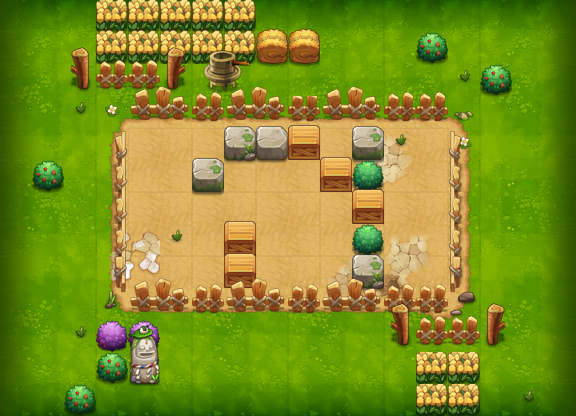

Below is a game level as drawn by its tile map, then a one-line description and the .tmx that defines it (tile-layer data replaced by summaries):
An orthogonal 18x13 tile map with 32x32 px tiles, 13 tile layers (PASS, 块层 2, 块层 13, 块层 4, ...) and 2 objects (PLAYER, tqm3).

<map version="1.0" orientation="orthogonal" width="18" height="13" tilewidth="32" tileheight="32">
 <properties>
  <property name="DESTRY1" value="149" />
  <property name="DESTRY2" value="224" />
  <property name="DESTRY3" value="144" />
  <property name="DESTRY4" value="177" />
  <property name="DESTRY5" value="141" />
  <property name="DESTRY6" value="170" />
  <property name="DESTRY7" value="173" />
  <property name="DESTRY_COUNT" value="7" />
  <property name="EXP" value="65" />
  <property name="ITEM" value="D001" />
  <property name="MONEY" value="98" />
 </properties>
 <tileset firstgid="1" name="xzdxc" tilewidth="32" tileheight="32">
  <image source="xzdxc.png" width="500" height="1024" />
 </tileset>
 <layer name="PASS" width="18" height="13">
  <data>[234 cells, 196 non-empty, 41 distinct tile ids]</data>
 </layer>
 <layer name="块层 2" width="18" height="13">
  <data>[234 cells, 84 non-empty, 23 distinct tile ids]</data>
 </layer>
 <layer name="块层 13" width="18" height="13">
  <data>[234 cells, 26 non-empty, 25 distinct tile ids]</data>
 </layer>
 <layer name="块层 4" width="18" height="13">
  <data>[234 cells, 34 non-empty, 11 distinct tile ids]</data>
 </layer>
 <layer name="块层 3" width="18" height="13">
  <data>[234 cells, 67 non-empty, 23 distinct tile ids]</data>
 </layer>
 <layer name="块层 12" width="18" height="13">
  <data>[234 cells, 52 non-empty, 2 distinct tile ids]</data>
 </layer>
 <layer name="块层 5" width="18" height="13">
  <data>[234 cells, 22 non-empty, 11 distinct tile ids]</data>
 </layer>
 <layer name="SHELTER 8" width="18" height="13">
  <data>[234 cells, 10 non-empty, 3 distinct tile ids]</data>
 </layer>
 <layer name="SHELTER 7" width="18" height="13">
  <data>[234 cells, 2 non-empty, 2 distinct tile ids]</data>
 </layer>
 <layer name="SHELTER 6" width="18" height="13">
  <data>[234 cells, 1 non-empty, 1 distinct tile ids]</data>
 </layer>
 <layer name="SHELTER 5" width="18" height="13">
  <data>[234 cells, 1 non-empty, 1 distinct tile ids]</data>
 </layer>
 <layer name="SHELTER 4" width="18" height="13">
  <data>[234 cells, 2 non-empty, 2 distinct tile ids]</data>
 </layer>
 <layer name="SHELTER 3" width="18" height="13">
  <data>[234 cells, 4 non-empty, 3 distinct tile ids]</data>
 </layer>
 <objectgroup name="对象层 1" width="18" height="13">
  <object name="PLAYER" type="PLAYER" x="128" y="128" width="32" height="32" />
  <object name="tqm3" x="416" y="128" width="32" height="32">
   <properties>
    <property name="quality" value="tqm3.quality" />
   </properties>
  </object>
 </objectgroup>
</map>
